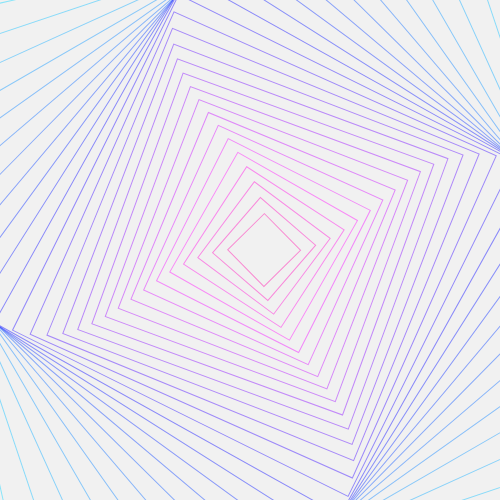
Frame 1 (no input)
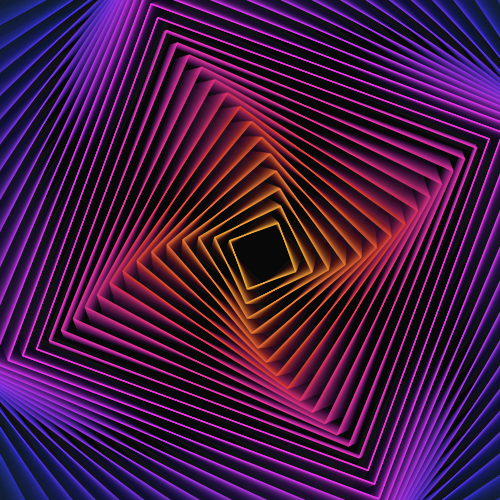
Frame 60 (no input)
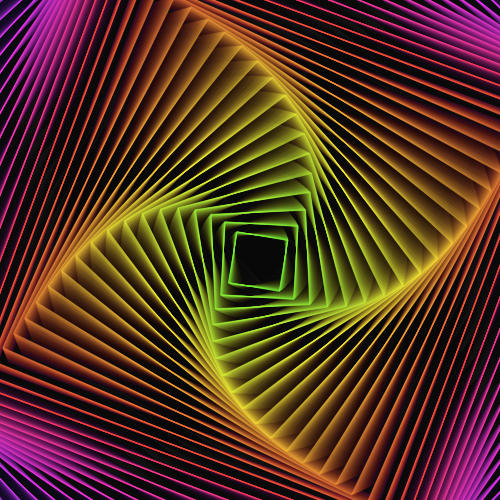
Frame 120 (the mouse pressed at the canvas centre since frame 60)

The p5.js sketch that drew these frames (run headless with seeded random() and noise() and a simulated clock; from frame 60 on, the mouse is pressed at the canvas centre):

// p5.js sketch
// ── sketch.js
function setup() {
  createCanvas(500, 500);   // Creates a canvas
  angleMode(DEGREES);
  colorMode(HSB, 360, 90, 90, 160);    // HSB colors
  rectMode(RADIUS);
  noFill();
}

function draw() {
  background(0, 0, 0, 9);
  translate(width / 2, height / 2);
  let count = 65;     // Total number of shapes to be drawn
  let time = frameCount;
  for (let i = 0; i < 65; i++) {
    let size = map(i, 6, count, 650, 15);
    let angle = sin(time * 0.4 + i * 5) * 70; // Determine the rotating angle
    stroke((time + i * 5) % 340, 70, 90, 90);
    push();
    rotate(angle);  // To rotate the shapes
    rect(10, 10, size, size);
    pop();
  }
}
